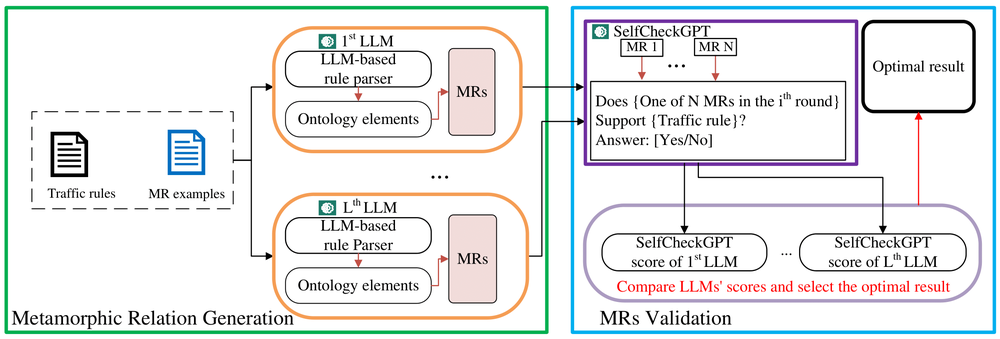
#> input picture Paper_images/MR.png, 1000 x 339 px, shrunk from 2428 x 823 before the run
$ python -i Add_object.py   (imports and definitions only)
#> lines starting #> are read from the running program, lines starting #| are printed output that depends on the picture; after the words box and inside, x2 and y2 are one past the last pixel; in counts of white or black regions, pixels touching at a corner belong together
#> further down, picture is the input picture: PIL image 1000x339 RGB; mean R, G, B 231.6, 234.4, 234.1
import cv2
import numpy as np
from PIL import Image
import random
from scipy import ndimage
# [31 lines left out: function process_masks, not called in this run]
from rembg import remove
# [41 lines left out: functions calculate_road_width, get_mask_width, integrated_road_width, crop_image_and_mask_to_content, not called in this run]


def generate_mask(image):
    object_mask = remove(image, only_mask=True)
    return crop_image_and_mask_to_content(image, object_mask)


def create_mask(image):
    img = image.convert("RGB")
    data = np.array(img)
    mask = (data[:,:,:3] != 255).any(axis=2)
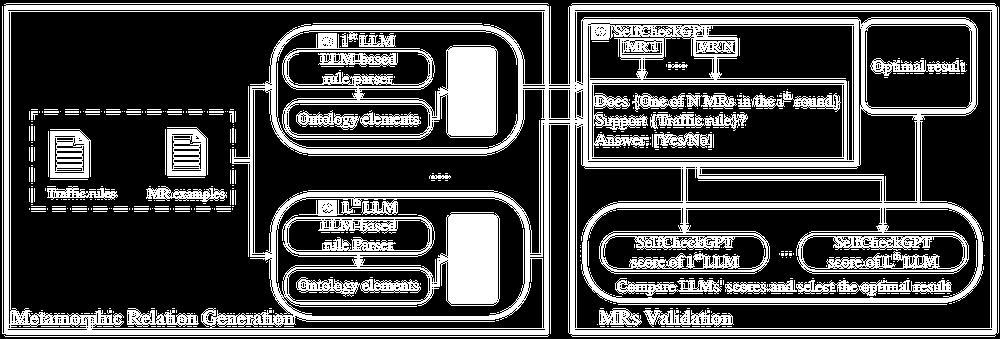
#> mask: shape (339, 1000) bool; 29.9% white; 534 white regions (469 under 20 px), largest, box (x1, y1, x2, y2) and area: (2, 3, 999, 337) 72808, (282, 33, 498, 140) 8308, (50, 129, 91, 178) 1431
    mask = ndimage.binary_dilation(mask)
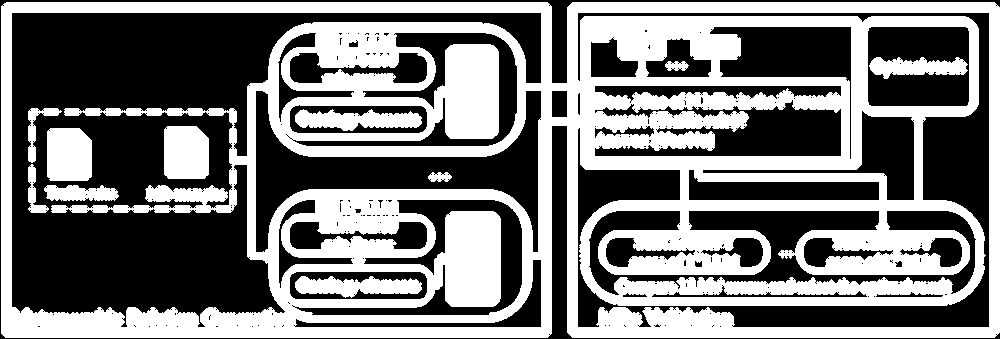
#> mask: shape (339, 1000) bool; 46.9% white; 11 white regions, largest, box (x1, y1, x2, y2) and area: (1, 2, 1000, 338) 147085, (47, 128, 92, 181) 2280, (164, 126, 209, 179) 2278
    mask = ndimage.binary_fill_holes(mask)
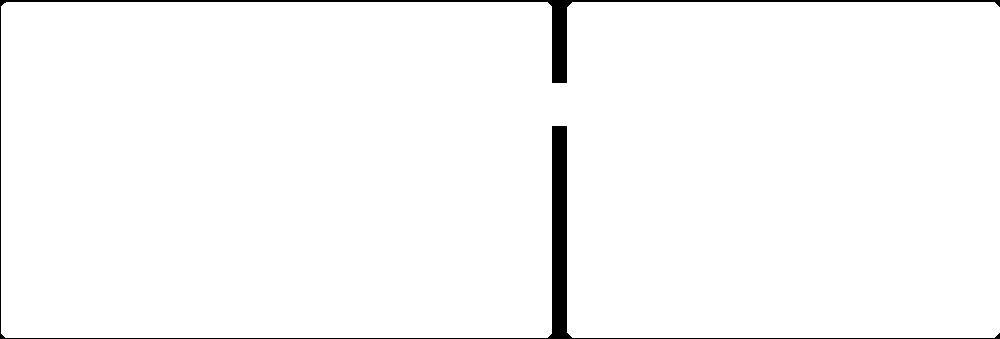
#> mask: shape (339, 1000) bool; 97.7% white; 1 black region, box (x1, y1, x2, y2) and area: (0, 0, 1000, 339) 7832
    mask = ndimage.binary_erosion(mask)
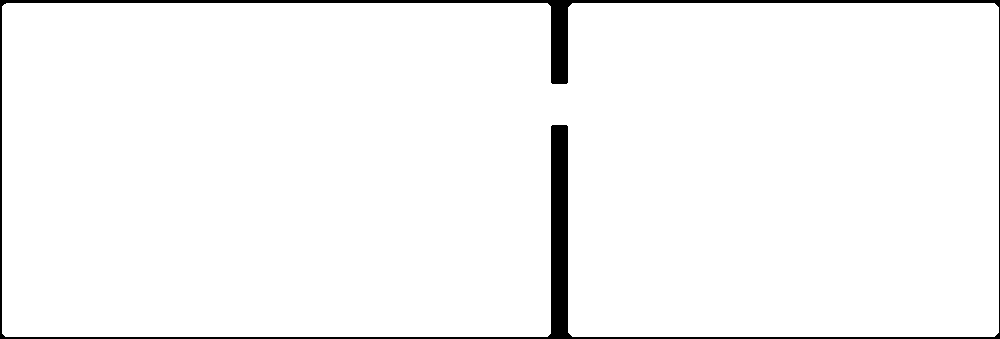
#> mask: shape (339, 1000) bool; 96.7% white; 1 black region, box (x1, y1, x2, y2) and area: (0, 0, 1000, 339) 11044
    return img,Image.fromarray((mask * 255).astype(np.uint8))

>>> from PIL import Image
>>> picture = Image.open('../Paper_images/MR.png')
>>> result = create_mask(picture)

$ run again, on Paper_images/Scenario.png
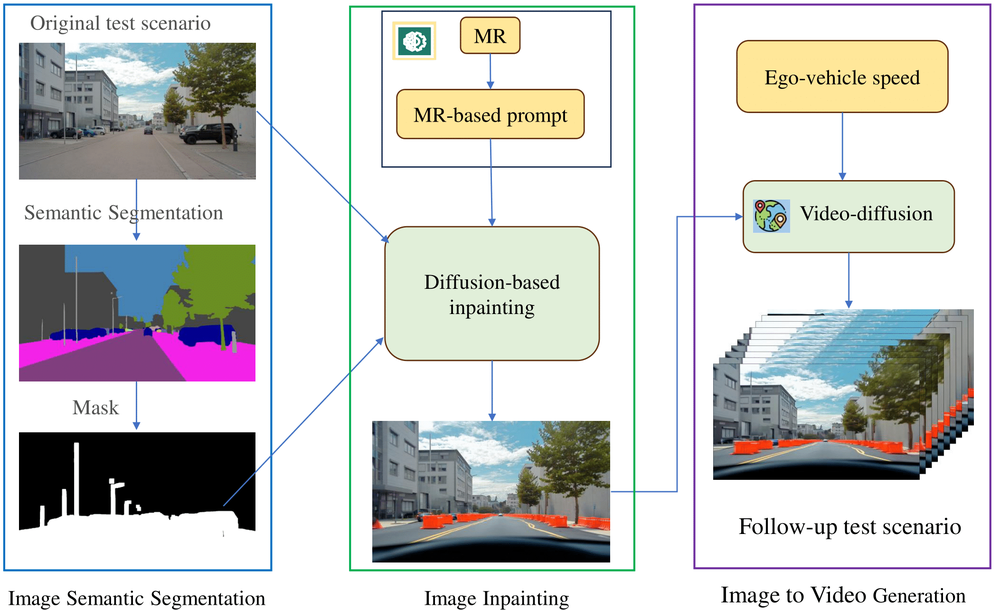
#> input picture Paper_images/Scenario.png, 1000 x 610 px, shrunk from 2106 x 1284 before the run
#> picture is the input picture: PIL image 1000x610 RGB; mean R, G, B 204.2, 205.1, 202.7
#> in create_mask, `mask = (data[:,:,:3] != 255).any(axis=2)`:
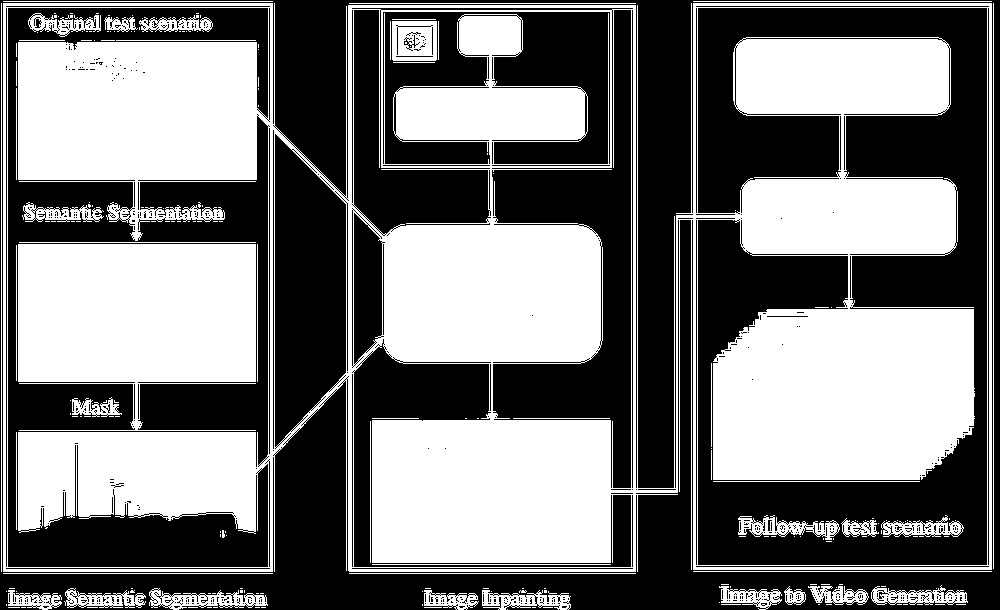
#> mask: shape (610, 1000) bool; 47.5% white; 204 white regions (155 under 20 px), largest, box (x1, y1, x2, y2) and area: (3, 3, 992, 572) 236710, (18, 244, 256, 431) 33582, (392, 21, 437, 61) 1551
#> in create_mask, `mask = ndimage.binary_erosion(mask)`:
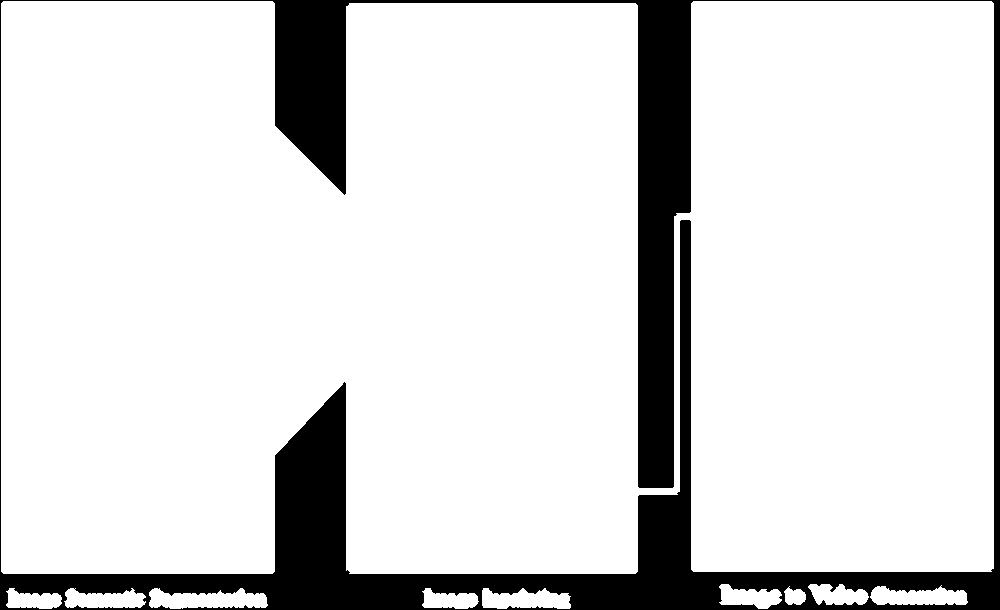
#> mask: shape (610, 1000) bool; 86.3% white; 1 black region, box (x1, y1, x2, y2) and area: (0, 0, 1000, 610) 83302

$ run again, on Paper_images/overview of ITMT.png
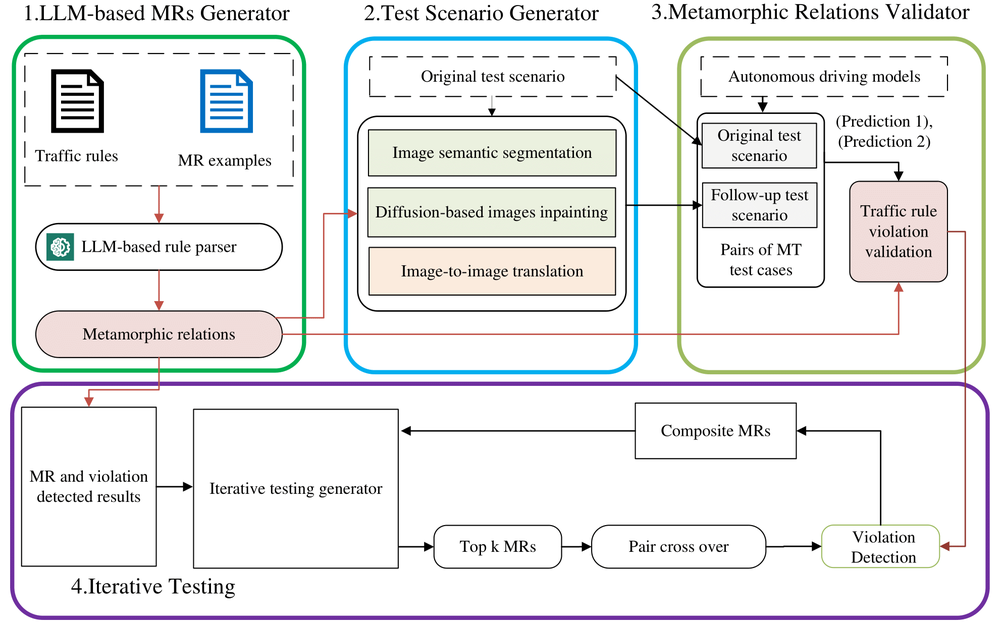
#> input picture Paper_images/overview of ITMT.png, 1000 x 627 px, shrunk from 1981 x 1243 before the run
#> picture is the input picture: PIL image 1000x627 RGB; mean R, G, B 234.1, 235.4, 235.4
#> in create_mask, `mask = (data[:,:,:3] != 255).any(axis=2)`:
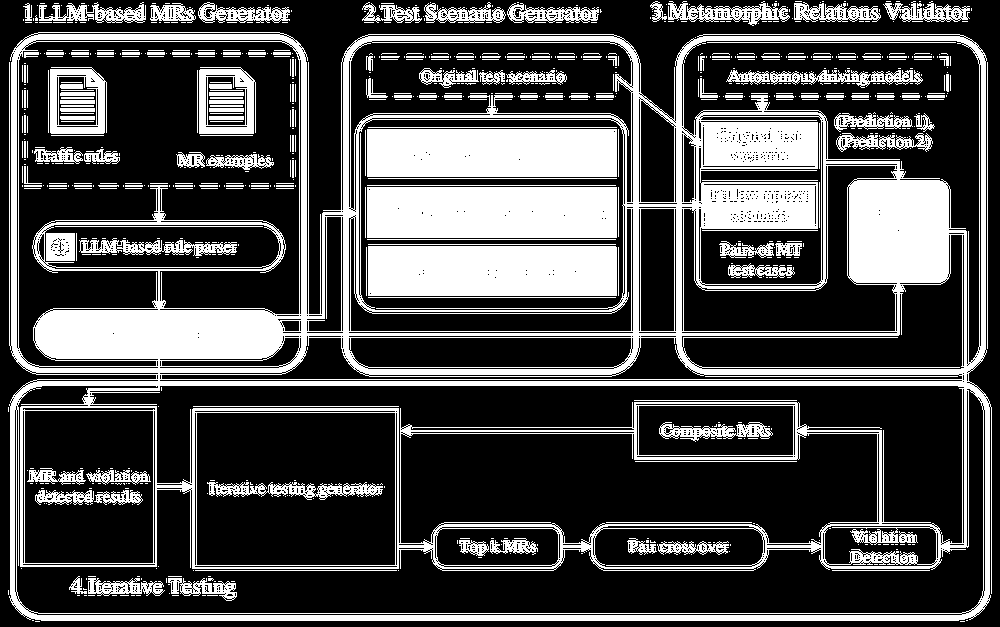
#> mask: shape (627, 1000) bool; 29.8% white; 814 white regions (644 under 20 px), largest, box (x1, y1, x2, y2) and area: (9, 32, 992, 621) 107277, (367, 187, 617, 238) 12736, (368, 246, 617, 296) 12435
#> in create_mask, `mask = ndimage.binary_erosion(mask)`:
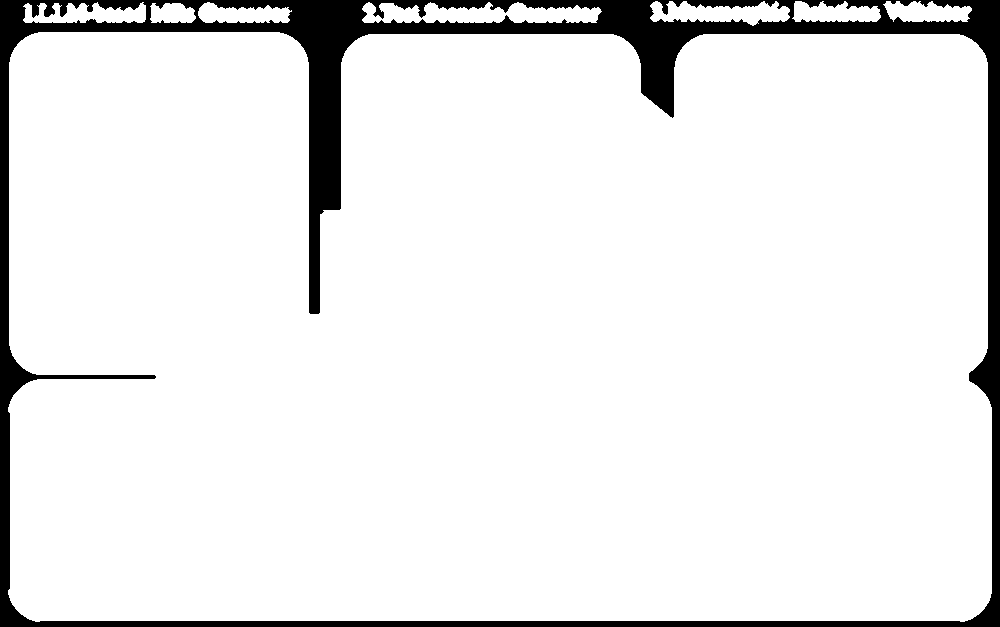
#> mask: shape (627, 1000) bool; 91.8% white; 1 black region, box (x1, y1, x2, y2) and area: (0, 0, 1000, 627) 51305
